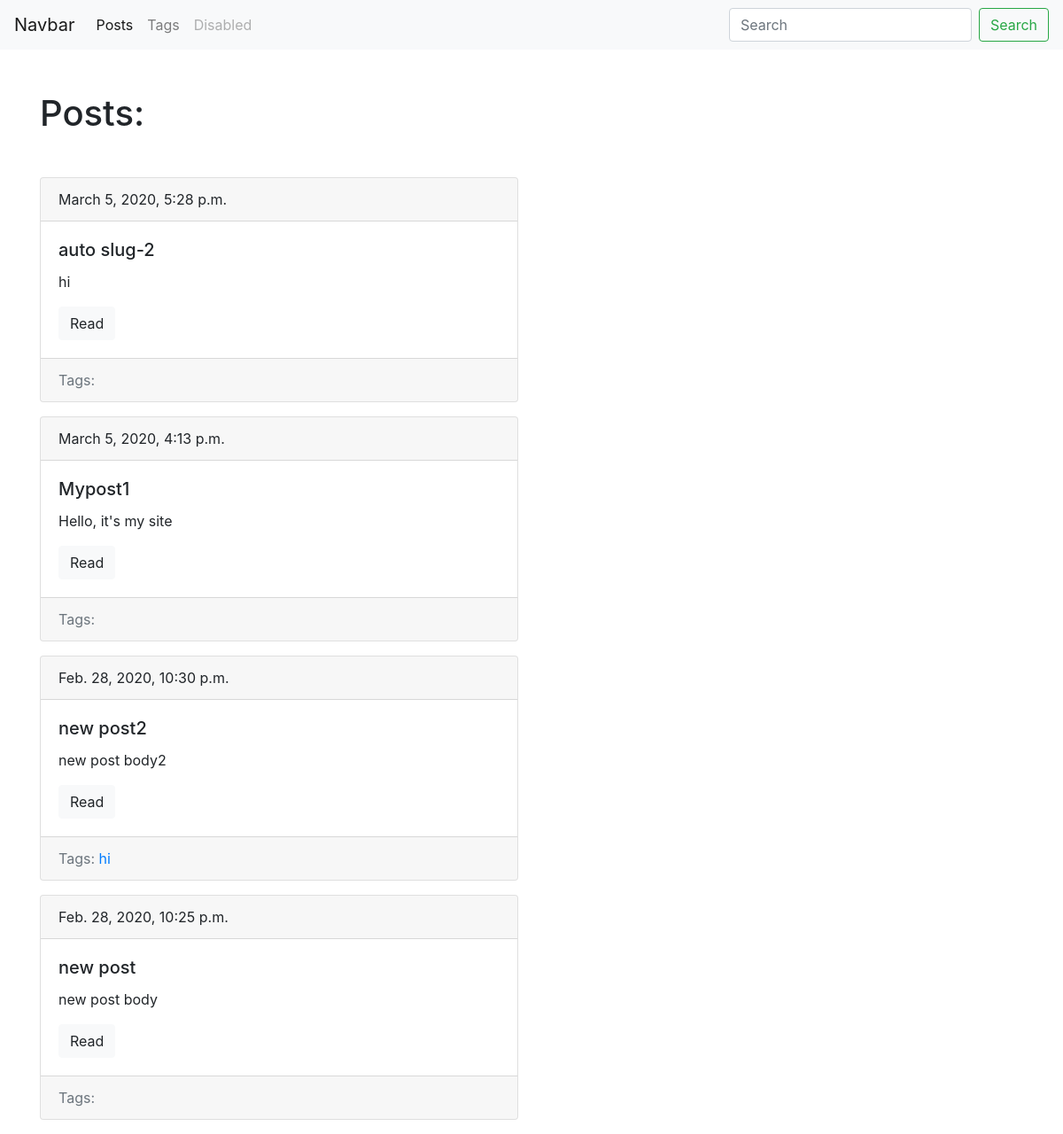
The page /myblog/ on the database its author committed.
### myblog/models.py (models this page shows, shortened)
class Post(models.Model):
    title = models.CharField(max_length=150, db_index=True)
    slug = models.SlugField(max_length=150, blank=True, unique=True)
    body = models.TextField(blank=True, db_index=True)
    date_pubs = models.DateTimeField(auto_now_add=True)
    tags = models.ManyToManyField('Tag', blank=True, related_name='posts')
    def get_absolute_url(self):
        return reverse('post_detail_url', kwargs={'slug': self.slug})
    class Meta:
        ordering = ['-date_pubs']

class Tag(models.Model):
    title = models.CharField(max_length=50, db_index=True)
    slug = models.SlugField(max_length=50, unique=True)
    def get_absolute_url(self):
        return reverse('tag_detail_url', kwargs={'slug':self.slug})
    class Meta:
        ordering = ['title']

### myblog/views.py (the view)
# urls.py: path('', post_list, name='posts_list_url'),
def post_list(request):
    search_query = request.GET.get('search','')
    if search_query:
        posts = Post.objects.filter(Q(title__icontains=search_query) | Q(body__icontains=search_query))
        '''или'''
    else:
        posts = Post.objects.all()
    paginator = Paginator(posts, 10)
    page_number = request.GET.get('page', 1)
    page = paginator.get_page(page_number)
    is_paginated = page.has_other_pages()
    if page.has_previous():
        prev_url = '?page={}'.format(page.previous_page_number())
    else:
        prev_url = ''
    if page.has_next():
        next_url = '?page={}'.format(page.next_page_number())
    else:
        next_url = ''
    context={
        'page_object': page,
        'is_paginated': is_paginated,
        'next_url': next_url,
        'prev_url': prev_url
        }
    return render(request, 'myblog/index.html', context=context)

### myblog/templates/myblog/index.html (shortened to what this page needs)
{% extends 'myblog/base_blog.html' %}
  {% block content %}
  <h1 class="mb-5">Posts: </h1>
  {% for post in page_object.object_list %}
    {% include 'myblog/includes/post_card_template.html' %}
  {% endfor %}
{% endblock %}

### myblog/templates/myblog/includes/post_card_template.html
<div class="card mb-3">
  <div class="card-header">
    {{post.date_pubs}}
  </div>
  <div class="card-body">
    <h5 class="card-title">{{post.title}}</h5>
    <p class="card-text">{{post.body|truncatewords:15}}</p>
    <a href="{{ post.get_absolute_url }}" class="btn btn-light">Read</a>
  </div>
  <div class="card-footer text-muted">
    Tags:
    {% for tag in post.tags.all %}
     <a href="{{ tag.get_absolute_url }}">{{ tag.title }}</a>
    {% endfor %}
   </div>
</div>

### rows shown on the page
Post: date_pubs "March 5, 2020, 5:28 p.m.", title "auto slug-2", body "hi"
Post: date_pubs "March 5, 2020, 4:13 p.m.", title "Mypost1", body "Hello, it's my site"
Post: date_pubs "Feb. 28, 2020, 10:30 p.m.", title "new post2", body "new post body2"
Tag: title "hi"
Post: date_pubs "Feb. 28, 2020, 10:25 p.m.", title "new post", body "new post body"
